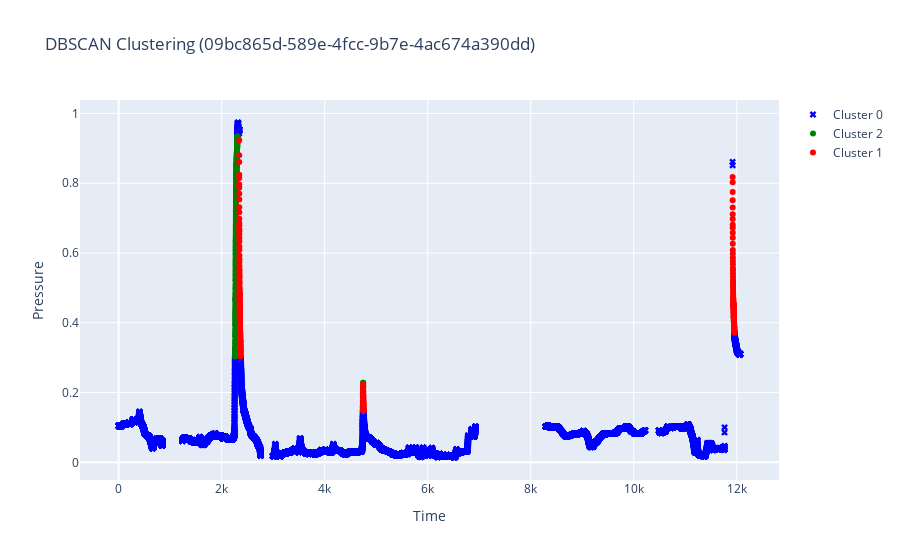

Notebook code for this chart:
### Code cell
filename, recovery, drop, clust_df = process_file(filename, DATA_PATH)
plot_data(clust_df, filename)

### Figure 1 — Plotly figure (JSON) as saved in the notebook; plotly's stock layout.template omitted (floating-point values rounded to 4 significant figures; data arrays with more than 128 entries replaced by an {"elided": "..."} marker saying what was removed)
{"data": [{"marker": {"color": "blue", "size": 6, "symbol": "x"}, "mode": "markers", "name": "Cluster 0", "type": "scatter", "x": {"elided": "38431 float values"}, "y": {"elided": "38431 float values"}}, {"marker": {"color": "green", "size": 6, "symbol": "circle"}, "mode": "markers", "name": "Cluster 2", "type": "scatter", "x": {"elided": "230 float values"}, "y": {"elided": "230 float values"}}, {"marker": {"color": "red", "size": 6, "symbol": "circle"}, "mode": "markers", "name": "Cluster 1", "type": "scatter", "x": {"elided": "270 float values"}, "y": {"elided": "270 float values"}}], "layout": {"showlegend": true, "title": {"text": "DBSCAN Clustering (09bc865d-589e-4fcc-9b7e-4ac674a390dd)"}, "xaxis": {"title": {"text": "Time"}}, "yaxis": {"title": {"text": "Pressure"}}}}
